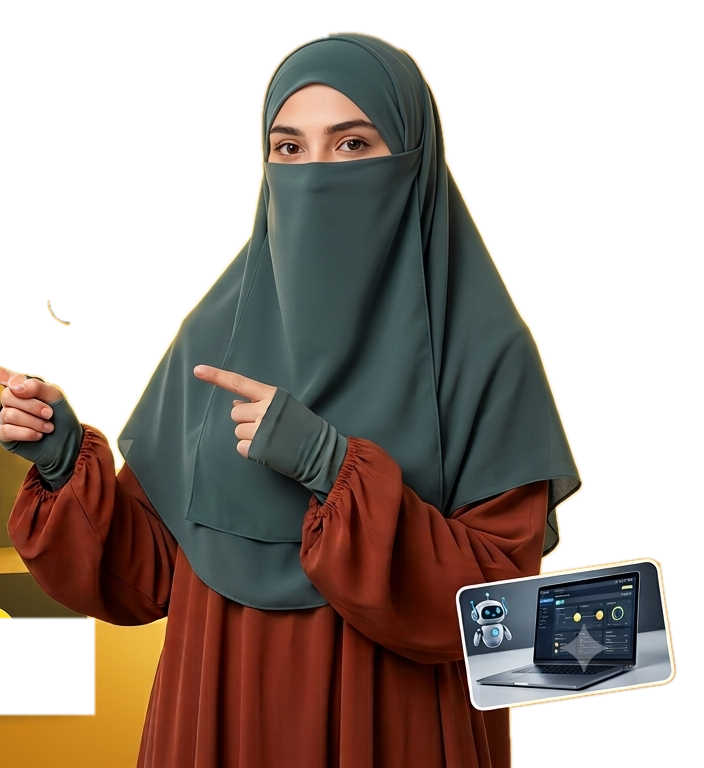
#> input picture brand/presenter.png, 704 x 768 px
$ python -i video_maker.py   (imports and definitions only)
#> lines starting #> are read from the running program, lines starting #| are printed output that depends on the picture
### paths.py
# paths.py — единое место для путей к состоянию.
# Локально DATA_DIR=".", на Render DATA_DIR="/data" (постоянный диск) — состояние переживает редеплой.
import os

DATA_DIR = os.getenv("DATA_DIR", ".")


def dpath(name):
    """Путь к файлу/папке состояния внутри DATA_DIR."""
    if DATA_DIR and DATA_DIR != ".":
        os.makedirs(DATA_DIR, exist_ok=True)
    return os.path.join(DATA_DIR, name)

### video_maker.py
# video_maker.py — Veo 3 + Pexels + Pixabay
import requests
import os
import io
import re
import time
import random
import subprocess
from PIL import Image, ImageDraw, ImageFont
from dotenv import load_dotenv
import google.generativeai as genai

from people_filter import keep_if_clean  # жёсткий запрет людей в стоковых кадрах

# [1 line not run here, left out]

PEXELS_API_KEY = os.getenv("PEXELS_API_KEY")
PIXABAY_API_KEY = os.getenv("PIXABAY_API_KEY", "")
OUTPUT_DIR = "output"

# Шрифты с поддержкой кириллицы — кросс-платформенно (Windows / Linux / Mac)
_FONT_CANDIDATES = {
    True: [  # bold — сначала вшитый современный Montserrat (одинаково на ПК и в облаке)
        "brand/fonts/Montserrat-ExtraBold.ttf",
        "brand/fonts/Montserrat-Bold.ttf",
        "C:/Windows/Fonts/arialbd.ttf",
        "/usr/share/fonts/truetype/dejavu/DejaVuSans-Bold.ttf",
        "/System/Library/Fonts/Supplemental/Arial Bold.ttf",
    ],
    False: [  # regular
        "brand/fonts/Montserrat-Bold.ttf",
        "C:/Windows/Fonts/arial.ttf",
        "/usr/share/fonts/truetype/dejavu/DejaVuSans.ttf",
        "/System/Library/Fonts/Supplemental/Arial.ttf",
    ],
}


# [7 lines left out: function load_font, not called in this run]


# Ссылка на ТГ-канал — плашка внизу каждого Shorts
TG_CHANNEL = "t.me/Halalaifreya"
# Короткий баннер — влезает в кадр шортса (720px), современный синий шрифт
AUTOMATION_BANNER = "БИЗНЕС НА АВТОПИЛОТЕ"
BANNER_BLUE = "0x2E9BFF"  # модный электрик-синий (ffmpeg 0xRRGGBB)

# Аватар робота-талисмана — постоянный знак канала в кадре Shorts (см. make_robot_avatar.py).
# Слева, ниже верхнего баннера (y=120) и не пересекается с лого брендов (справа, y=230)
# и с титрами (внизу, y=h-270).
BRAND_AVATAR = os.path.join("brand", "robot_avatar.png")
AVATAR_H = 168
AVATAR_X = 36
AVATAR_Y = 250


# [97 lines left out: functions _ffmpeg_fontfile, _next_shorts_index, _build_overlay_filter, _build_shorts_overlay, not called in this run]

# ---- ТЕХНО b-roll (канал про технологии): роботы, компьютеры, ИИ, чипы, техно-города, машины ----
BROLL_QUERIES = [
    "robot automation factory", "robotic arm assembly",
    "artificial intelligence visualization", "ai neural network abstract",
    "computer code programming screen", "software interface ui animation",
    "data center server room", "semiconductor microchip macro", "circuit board macro",
    "futuristic technology hologram", "digital particles glowing network",
    "self driving electric car", "tesla electric car", "drone flying technology",
    "dubai futuristic skyline night", "shanghai china city night lights",
    "smart city technology aerial", "automated warehouse robots",
    "glowing cpu processor macro", "abstract data flow visualization",
    "smartphone app interface close up", "laptop keyboard code close up",
]


# Доп. тематические техно-запросы по ключевым словам новости/урока
# [63 lines left out: functions _sanitize_keyword, _topical_tech, _dt_escape, generate_captions, _captions_drawtext, not called in this run]


# ---- Лого брендов: показываем фирменный знак при упоминании ----
BRAND_DOMAINS = {
    "telegram": "telegram.org", "телеграм": "telegram.org", "тг ": "telegram.org",
    "whatsapp": "whatsapp.com", "вотсап": "whatsapp.com", "ватсап": "whatsapp.com",
    "instagram": "instagram.com", "инстаграм": "instagram.com",
    "openai": "openai.com", "chatgpt": "openai.com", "чат gpt": "openai.com", "чатгпт": "openai.com",
    "altman": "openai.com", "альтман": "openai.com",
    "youtube": "youtube.com", "ютуб": "youtube.com",
    "gemini": "google.com", "google": "google.com", "гугл": "google.com",
    "deepmind": "deepmind.com", "pichai": "google.com", "пичаи": "google.com",
    "anthropic": "anthropic.com", "claude": "anthropic.com", "клод": "anthropic.com",
    "apple": "apple.com", "эпл": "apple.com", "айфон": "apple.com", "iphone": "apple.com",
    "тим кук": "apple.com", "cook": "apple.com",
    " hp ": "hp.com", "hewlett": "hp.com",
    "microsoft": "microsoft.com", "майкрософт": "microsoft.com", "copilot": "microsoft.com",
    "gates": "microsoft.com", "гейтс": "microsoft.com",
    "tesla": "tesla.com", "тесла": "tesla.com",
    "nvidia": "nvidia.com", "нвидиа": "nvidia.com", "huang": "nvidia.com", "хуанг": "nvidia.com",
    "samsung": "samsung.com", "самсунг": "samsung.com",
    " meta ": "meta.com", "facebook": "meta.com", "цукерберг": "meta.com", "zuckerberg": "meta.com",
    "tiktok": "tiktok.com", "тикток": "tiktok.com",
    # люди → бренд компании (показываем фирменный знак)
    "amazon": "amazon.com", "амазон": "amazon.com", "aws": "amazon.com",
    "bezos": "amazon.com", "безос": "amazon.com",
    "musk": "tesla.com", "маск": "tesla.com", "spacex": "spacex.com", "спейсикс": "spacex.com",
    " xai": "x.ai", "grok": "x.ai", "грок": "x.ai",
    "intel": "intel.com", "интел": "intel.com", "amd": "amd.com",
    "sony": "sony.com", "сони": "sony.com",
    "deepseek": "deepseek.com", "дипсик": "deepseek.com",
    "mistral": "mistral.ai", "perplexity": "perplexity.ai", "midjourney": "midjourney.com",
    "boston dynamics": "bostondynamics.com", "бостон дайнамикс": "bostondynamics.com",
}

# Слова, которые НЕ должны попадать в поиск видеоряда (люди/тело/здоровье и т.п.) —
# канал про технику: минимум людей, никаких «учёных»/«докторов»/«тела».
BANNED_QUERY_WORDS = {
    "people", "person", "man", "woman", "women", "men", "girl", "boy", "human", "face",
    "body", "portrait", "model", "crowd", "team", "doctor", "nurse", "patient", "health",
    "healthcare", "medical", "medicine", "hospital", "fitness", "gym", "yoga", "beauty",
    "scientist", "laboratory", "lab", "student", "teacher", "worker", "hands", "smile",
    "человек", "люди", "женщина", "мужчина", "девушка", "врач", "здоровье", "учёный", "ученый",
}
# Чем заменяем/дополняем тематику, чтобы кадр был про технику, а не про людей.
OBJECT_MODIFIERS = ["technology", "robot", "abstract 3d render", "close up macro"]


# [65 lines left out: functions _logo_chip, fetch_brand_logos, _build_long_overlay, not called in this run]


# Сцены для Veo 3 по теме
VEO3_SCENE_PROMPTS = {
    "openai":     "Futuristic AI neural network glowing blue circuits, cinematic, 4K",
    "anthropic":  "Abstract AI consciousness golden light particles flowing, cinematic",
    "chatgpt":    "Digital conversation interface holographic display, dark background, cinematic",
    "claude":     "Elegant AI assistant golden amber light, neural patterns, cinematic",
    "gemini":     "Google DeepMind AI colorful data streams, cinematic 4K",
    "robot":      "Humanoid robot in modern office, photorealistic, cinematic",
    "автоматизация": "Business automation workflow glowing connections, dark background, cinematic",
    "бизнес":     "Modern entrepreneur using AI holographic display, cinematic",
    "цветочный":  "Beautiful flower shop with digital ordering system, warm lighting, cinematic",
    "салон":      "Modern beauty salon with digital booking system, cinematic",
    "default":    "Futuristic AI technology abstract visualization, dark background, golden light, cinematic 4K",
}


# [426 lines left out: functions detect_scene_prompt, generate_veo3_clip, fetch_pexels_videos, fetch_diverse_clips, fetch_pexels_photos, download_media and 9 more, not called in this run]


# ── Фирменные Shorts: кадры несут содержание, а не сток ──────────────────────
# Раньше видеоряд Shorts набирался случайными клипами с Pexels: к словам диктора
# он отношения не имел, и зритель не получал из картинки ничего. Теперь ролик
# собирается из кадров, нарисованных в shorts_frames.py (сам промпт, сам шаг, сама
# цифра), и кадры сменяются ровно в такт голосу (shorts_timing.py).

from paths import dpath as _dpath

EPISODE_FILE = _dpath("shorts_episode.json")


# [22 lines left out: function next_episode_number, not called in this run]


# Фон для Shorts: своё фото на каждую сцену, чтобы визуал менялся по ходу ролика.
# Это НЕ возврат к старому стоковому видеоряду: фотография уходит под вуаль, сильно
# размывается и служит фактурой, а содержание по-прежнему лежит в кадре поверх неё.
# Первый запрос всегда «рабочий стол с компьютером» — под кадром, где печатается
# промпт, должен быть именно экран, а не абстракция.
SHORTS_BG_FALLBACK = [
    "laptop screen code dark desk",
    "modern workspace desk computer night",
    "abstract technology particles dark",
    "server room blue light",
    "microchip circuit macro dark",
]


BG_W, BG_H = 1120, 1992  # запас по краям: кадр 720x1280 ездит внутри этой картинки


def _normalize_bg(path):
    """Приводит фото к единому размеру BG_W x BG_H (обрезка по центру).

    Обязательный шаг, а не оптимизация: Pexels отдаёт снимки разной высоты
    (1880x1253 и 1880x1058 в одном наборе), а демультиплексор concat требует, чтобы
    все кадры списка были одного размера — иначе сборка ведёт себя непредсказуемо."""
#> called with path = 'brand/presenter.png'
    try:
        im = Image.open(path).convert("RGB")
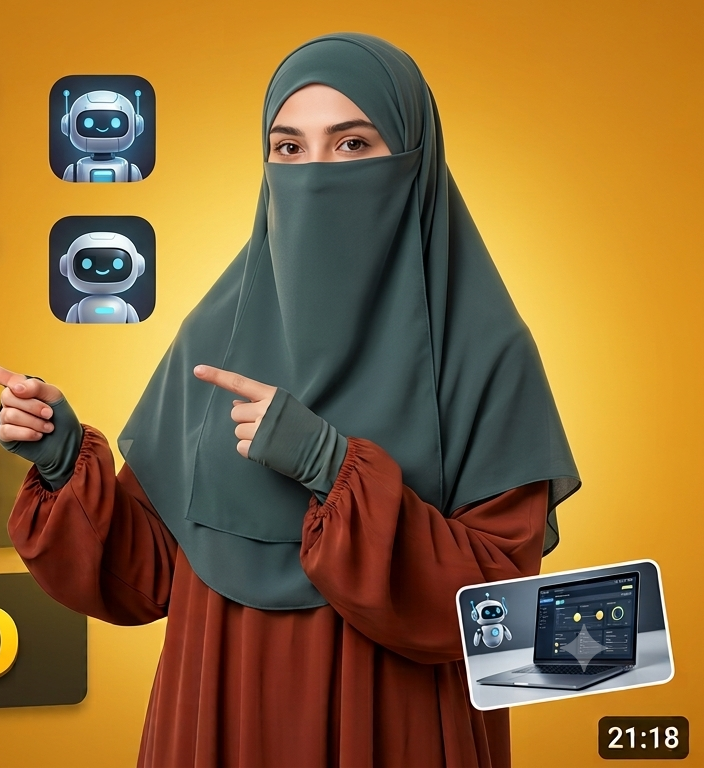
#> im: PIL image 704x768 RGB; mean R, G, B 141.2, 105.7, 54.9
        k = max(BG_W / im.width, BG_H / im.height)
#> k = 2.59
        im = im.resize((max(BG_W, int(im.width * k)), max(BG_H, int(im.height * k))),
                       Image.LANCZOS)
#> im: PIL image 1826x1992 RGB
        left, top = (im.width - BG_W) // 2, (im.height - BG_H) // 2
#> left = 353; top = 0
        im.crop((left, top, left + BG_W, top + BG_H)).save(path, "JPEG", quality=88)
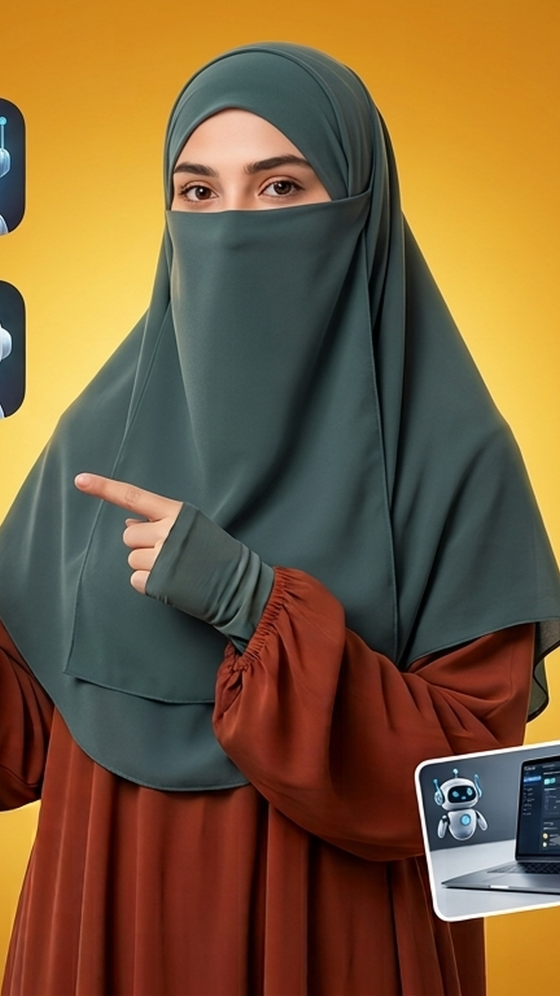
#> saved as presenter.png: PIL image 1120x1992 RGB (shown at 1/2 size); mean R, G, B 120.3, 93.2, 58.9
        return True
    except Exception as e:
        print(f"[SHORTS-BG] {os.path.basename(path)}: не привёл к размеру ({e})")
        return False


# [156 lines left out: functions fetch_scene_backgrounds, _typing_subframes, _concat_list, make_brand_shorts, not called in this run]

>>> result = _normalize_bg('brand/presenter.png')
